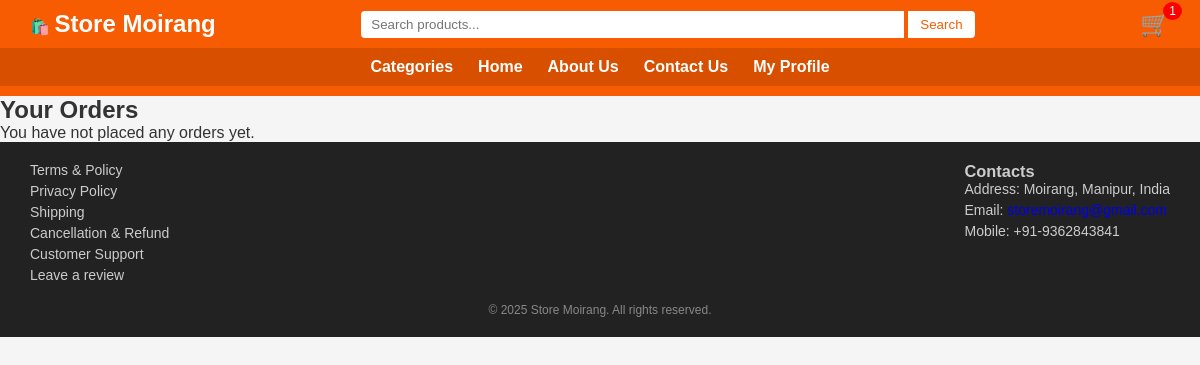
/orders/ (signed in), run on an earlier commit of the app's database.
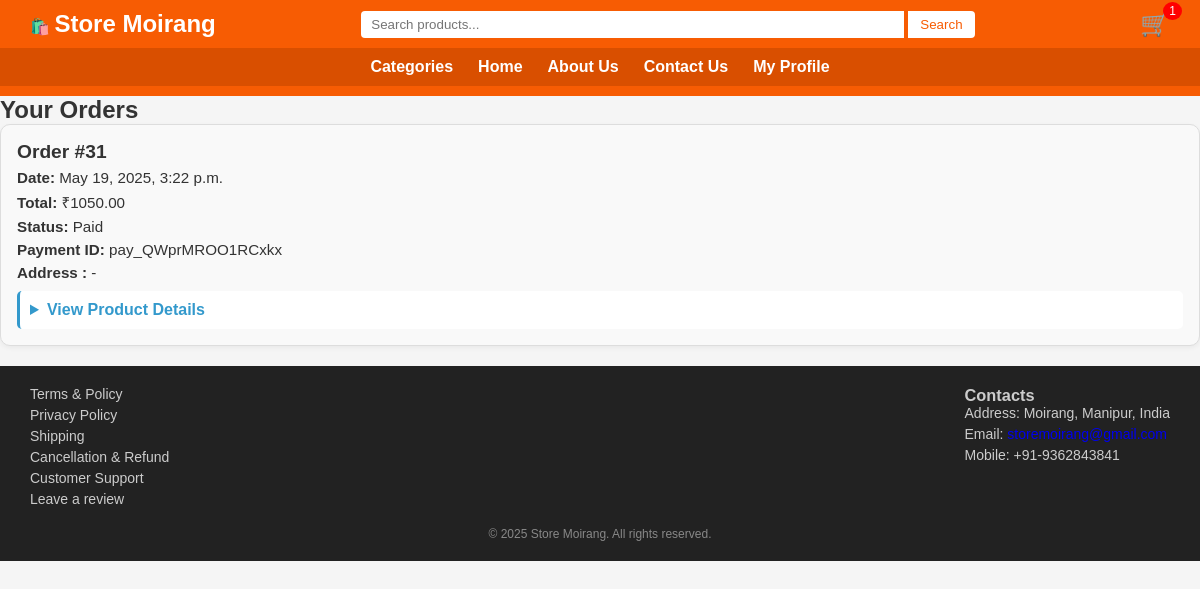
And on a later commit of the database.
### store/models.py (models this page shows, shortened)
class Order(models.Model):
    user = models.ForeignKey(settings.AUTH_USER_MODEL, on_delete=models.CASCADE)
    name = models.CharField(max_length=255)
    phone = models.CharField(max_length=20)
    email = models.EmailField()
    address = models.TextField()
    product_details = models.TextField(help_text="List of product names and quantities")
    razorpay_order_id = models.CharField(max_length=100, blank=True, null=True)
    razorpay_payment_id = models.CharField(max_length=100, blank=True, null=True)
    razorpay_signature = models.CharField(max_length=255, blank=True, null=True)
    amount = models.DecimalField(max_digits=10, decimal_places=2)
    paid = models.BooleanField(default=False)
    created_at = models.DateTimeField(auto_now_add=True)

### store/views.py (the view)
# urls.py: path('orders/', views.user_orders, name='orders'),
@login_required
def user_orders(request):
    orders = Order.objects.filter(user=request.user).order_by('-created_at')
    return render(request, 'store/orders.html', {'orders': orders})

### store/context_processors.py (called while the page is built)
def cart_item_count(request):
    count = 0
    if request.user.is_authenticated:
        cart = Cart.objects.filter(user=request.user).first()
        if cart:
            count = cart.items.count()
    return {'cart_count': count}

### store/templates/store/orders.html (shortened to what this page needs)
{% extends 'store/base.html' %}
{% load static %}
{% block content %}
<link rel="stylesheet" href="{% static 'css/orders.css' %}">
<h2>Your Orders</h2>
{% if orders %}
    <ul class="order-list">
        {% for order in orders %}
        <li class="order-card">
            <h3>Order #{{ order.id }}</h3>
            <p><strong>Date:</strong> {{ order.created_at|date:"F j, Y, g:i a" }}</p>
            <p><strong>Total:</strong> ₹{{ order.amount }}</p>
            <p><strong>Status:</strong> {{ order.paid|yesno:"Paid,Not paid" }}</p>
            <p><strong>Payment ID:</strong> {{ order.razorpay_payment_id|default:"-" }}</p>
            <p><strong>Address :</strong> {{ order.address|default:"-" }}</p>
            <details>
                <summary>View Product Details</summary>
            </details>
        </li>
        {% endfor %}
    </ul>
{% else %}
    <p>You have not placed any orders yet.</p>
{% endif %}
{% endblock %}

### store/templates/store/base.html (shortened to what this page needs)
{% load static %}
<!DOCTYPE html>
<html lang="en">
<head>
  <link rel="stylesheet" href="{% static 'css/all.css' %}">
</head>
<body>
  {% include "store/partials/header.html" %}
  <main>
    {% block content %}{% endblock %}
  </main>
  {% include "store/partials/footer.html" %}
</body>
</html>

### store/templates/store/partials/header.html (shortened to what this page needs)
<header class="site-header">
  <div class="header-top">
    <div class="logo">
      🛍️ <span>Store Moirang</span>
    </div>
    <div class="search-bar">
      <form action="{% url 'search' %}" method="get">
        <input type="text" name="q" placeholder="Search products...">
        <button type="submit">Search</button>
      </form>
    </div>
    {% if user.is_authenticated %}
    <div class="cart-icon">
      <a href="{% url 'cart' %}">
        🛒
        <span class="cart-count">{{ cart_count }}</span>
      </a>
    </div>
    {% endif %}
  </div>
  <nav class="nav-bar" id="mainNav">
    <div class="dropdown">
      <button class="dropbtn" onclick="toggleDropdown('categoryMenu')">Categories</button>
    </div>
    <a href="{% url 'home' %}">Home</a>
    <a href="{% url 'about' %}">About Us</a>
    <a href="{% url 'contact' %}">Contact Us</a>
    {% if user.is_authenticated %}
    <div class="dropdown profile-dropdown">
      <button class="dropbtn" onclick="toggleDropdown('profileMenu')">My Profile</button>
    </div>
    {% else %}
    <a href="{% url 'login' %}">My Profile</a>
    {% endif %}
  </nav>
  {% load static %}
</header>

### store/templates/store/partials/footer.html
<footer class="site-footer">
  <div class="footer-links">
    <div class="footer-left">
      <a href="{% url 'terms' %}">Terms & Policy</a>
      <a href="{% url 'privacy' %}">Privacy Policy</a>
      <a href="{% url 'shipping' %}">Shipping</a>
      <a href="{% url 'cancel' %}">Cancellation & Refund</a>
      <a href="{% url 'support' %}">Customer Support</a>
      <a href="{% url 'review' %}">Leave a review</a>
    </div>
    <br>
    <div class="footer-right">
      <h3>Contacts</h3>
      <p>Address: Moirang, Manipur, India</p>
      <p>Email: <a href="mailto:storemoirang@gmail.com" style="text-decoration: none;">storemoirang@gmail.com</a></p>
      <p>Mobile: +91-9362843841</p>
    </div>
  </div>
  <div class="footer-bottom">
    <p>&copy; 2025 Store Moirang. All rights reserved.</p>
  </div>
</footer>

### store/static/css/all.css (style rules this page uses)
* { margin: 0; padding: 0; box-sizing: border-box; }
body { font-family: Arial, sans-serif; background: #f5f5f5; color: #333; }
.site-header { background-color: #f75c03; color: white; padding-bottom: 10px; }
.header-top { display: flex; justify-content: space-between; align-items: center; padding: 10px 30px; }
.logo span { font-weight: bold; font-size: 1.5em; }
.search-bar { flex: 1; text-align: center; }
.search-bar input[type="text"] { padding: 6px 10px; width: 60%; border: none; border-radius: 4px 0 0 4px; }
.search-bar button { padding: 6px 12px; background-color: #fff; color: #f75c03; border: none; border-radius: 0 4px 4px 0; cursor: pointer; }
.nav-bar { display: flex; justify-content: center; background-color: #d94f00; padding: 10px 0; gap: 25px; }
.nav-bar a, .dropbtn { color: white; text-decoration: none; font-weight: bold; background: none; border: none; cursor: pointer; font-size: 16px; }
.dropdown { position: relative; display: inline-block; }
.site-footer { background-color: #222; color: #ccc; padding: 20px 30px; font-size: 14px; }
.footer-links { display: flex; justify-content: space-between; flex-wrap: wrap; }
.footer-left a { display: block; text-decoration: none; color: #ccc; margin-bottom: 5px; }
.footer-right p { margin-bottom: 5px; }
.footer-bottom { text-align: center; margin-top: 15px; color: #888; font-size: 12px; }
.cart-icon { position: relative; margin-left: 20px; }
.cart-icon a { font-size: 24px; text-decoration: none; color: inherit; }
.cart-count { position: absolute; top: -8px; right: -12px; background-color: red; color: white; font-size: 12px; padding: 2px 6px; border-radius: 50%; }

### store/static/css/orders.css (style rules this page uses)
.order-list { list-style: none; padding: 0; margin: 0; }
.order-card { background-color: #f9f9f9; border: 1px solid #ddd; border-radius: 10px; padding: 16px; margin-bottom: 20px; box-shadow: 0 2px 5px rgba(0,0,0,0.05); }
.order-card h3 { margin-top: 0; font-size: 1.2rem; color: #333; }
.order-card p { margin: 6px 0; font-size: 0.95rem; }
.order-card details { margin-top: 10px; background-color: #fff; padding: 10px; border-radius: 5px; border-left: 3px solid #3399cc; }
.order-card summary { cursor: pointer; font-weight: bold; color: #3399cc; }

What changed in the data, as far as the page shows it:
added Order: id "31", created_at "May 19, 2025, 3:22 p.m.", amount "1050.00", paid "Paid", razorpay_payment_id "pay_QWprMROO1RCxkx", address "-"
Also different on the page:
text no longer shown: "You have not placed any orders yet."
